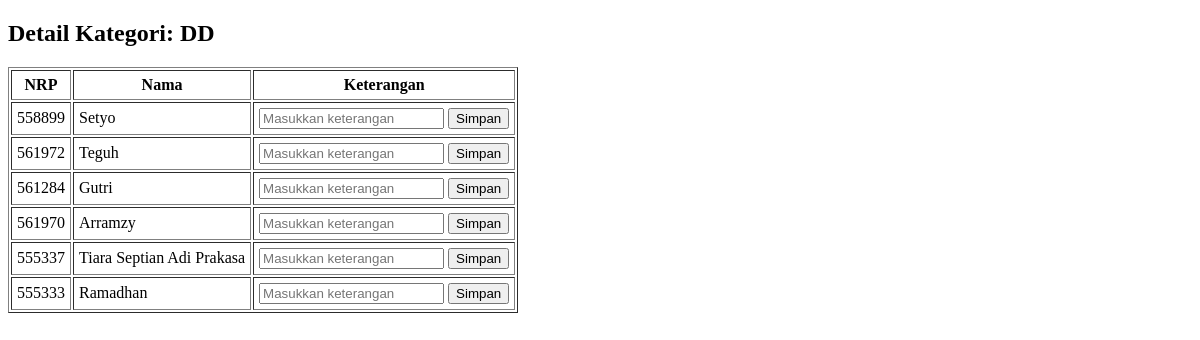
/admin/detail_kategori.php (signed in), run on an earlier commit of the app's database.
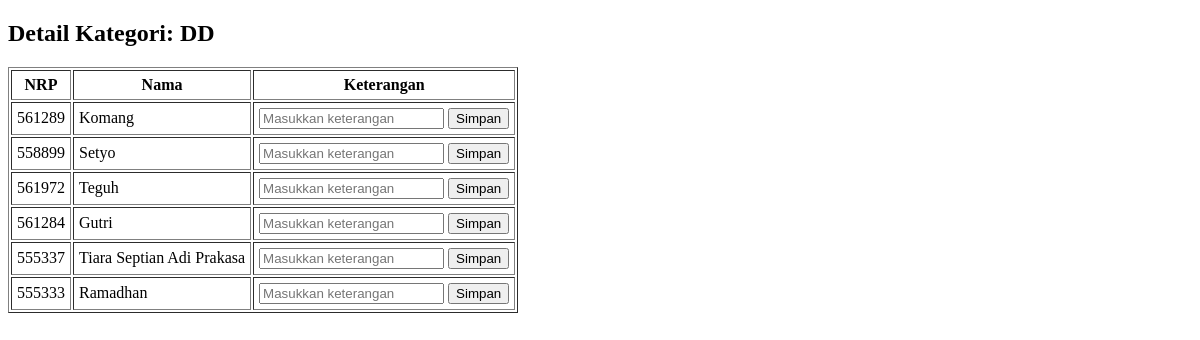
And on a later commit of the database.
### tables this page shows
CREATE TABLE `personel` (
  `id` int(11) NOT NULL,
  `nrp` varchar(50) NOT NULL,
  `nama` varchar(100) NOT NULL,
  `pangkat` varchar(50) DEFAULT NULL,
  `korps` varchar(50) DEFAULT NULL,
  `jabatan` varchar(100) DEFAULT NULL,
  `satker` varchar(100) DEFAULT NULL,
  `password` varchar(255) NOT NULL,
  `role` enum('admin','user','superadmin') DEFAULT 'user'
);

### admin/detail_kategori.php (the view, shortened to what this page needs)
<?php
require_once '../inc/db.php';
$jenis = $_GET['jenis'] ?? 'dd';
$tanggal = date('Y-m-d');
$stmt = $pdo->query("SELECT * FROM personel WHERE role = 'user'");
$personel = $stmt->fetchAll();
$stmt2 = $pdo->prepare("SELECT personel_id FROM absensi WHERE tanggal = ?");
$stmt2->execute([$tanggal]);
$sudah_absen = $stmt2->fetchAll(PDO::FETCH_COLUMN);
?>
<!DOCTYPE html>
<html>
<head>
</head>
<body>
    <h2>Detail Kategori: <?= strtoupper($jenis) ?></h2>
    <form method="post" action="">
        <table border="1" cellpadding="5">
            <tr>
                <th>NRP</th>
                <th>Nama</th>
                <th>Keterangan</th>
            </tr>
            <?php foreach ($personel as $p): ?>
                <?php if (!in_array($p['id'], $sudah_absen)): ?>
                <tr>
                    <td><?= $p['nrp'] ?></td>
                    <td><?= $p['nama'] ?></td>
                    <td>
                        <form method="post">
                            <input type="text" name="keterangan" placeholder="Masukkan keterangan">
                            <button type="submit" name="simpan">Simpan</button>
                        </form>
                    </td>
                </tr>
                <?php endif; ?>
            <?php endforeach; ?>
        </table>
    </form>
</body>
</html>

What changed in the data, as far as the page shows it:
removed personel: nrp "561970", nama "Arramzy"
now on this page (row edited): personel: nrp "561289", nama "Komang"
